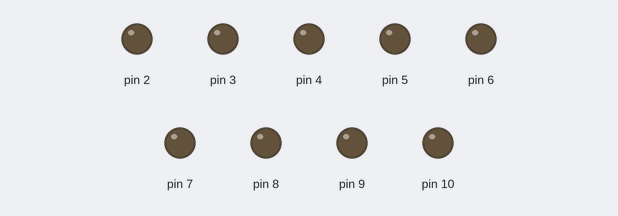
The sketch below on a simulated Arduino Uno, built with avr-gcc and run on an emulated ATmega328P. Shown: output pins drawn as LEDs (lit = HIGH).

Above: at 0.4 s.
At 11.55 s:
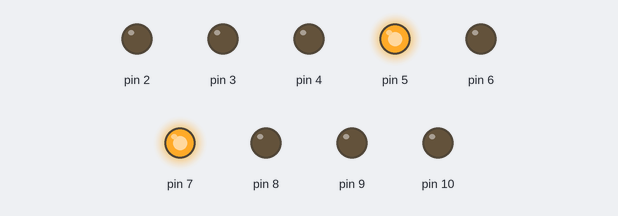
At 13.2 s:
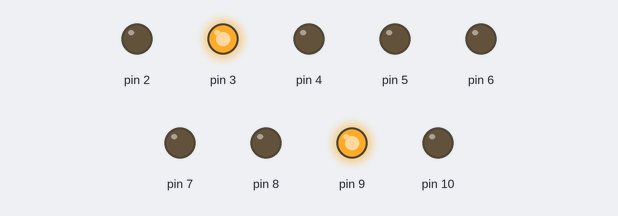
Timing chart, 0 to 17.7 s (numbered marks = the images above):
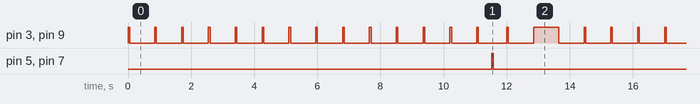

The sketch:

LEDS.ino
```cpp
void setup() {
  pinMode(2, OUTPUT);
  pinMode(3, OUTPUT);
  pinMode(4, OUTPUT);
  pinMode(5, OUTPUT);
  pinMode(6, OUTPUT);
  pinMode(7, OUTPUT);
  pinMode(8, OUTPUT);
  pinMode(9, OUTPUT);
  pinMode(10, OUTPUT);
}
void aaa(){
  digitalWrite(2,1);
  digitalWrite(10,1);
}
void aab(){
  digitalWrite(2,0);
  digitalWrite(10,0);
}
void aba(){
  digitalWrite(3,1);
  digitalWrite(9,1);
}
void abb(){
  digitalWrite(3,0);
  digitalWrite(9,0);
}
void aca(){
  digitalWrite(4,1);
  digitalWrite(8,1);
}
void acb(){
  digitalWrite(4,0);
  digitalWrite(8,0);
}
void ada(){
  digitalWrite(5,1);
  digitalWrite(7,1);
}
void adb(){
  digitalWrite(5,0);
  digitalWrite(7,0);
}
void aea(){
  digitalWrite(6,1);
}
void aeb(){
  digitalWrite(6,0);
}
void late(){
  aaa();
  delay(50);
  aab();
  delay(50);
}
void azul(){
  aba();
  delay(50);
  abb();
  delay(50);
}
void rojo(){
  aca();
  delay(50);
  acb();
  delay(50);
}
void verde(){
  ada();
  delay(50);
  adb();
  delay(50);
}
void cent(){
  aea();
  delay(50);
  aeb();
  delay(50);
}
void loop() {
  azul();
  delay(750);
  azul();
  delay(750);
  azul();
  delay(750);
  azul();
  delay(750);
  azul();
  delay(750);
  azul();
  delay(750);
  azul();
  delay(750);
  azul();
  delay(750);
  azul();
  delay(750);
  azul();
  delay(750);
  azul();
  delay(750);
  azul();
  delay(750);
  azul();
  delay(750);
  azul();
  delay(375);
  verde();
  delay(375);
  azul();
  delay(750);
  aba();
  delay(750);
}
```

Measured:
- by itself, pin 3, pin 9: repeats every 13.5 s: HIGH 0.80 s, 14 × (LOW 0.80 s, HIGH 0.05 s), LOW 0.80 s
- by itself, pin 5, pin 7: alternates HIGH for 0.05 s and LOW for 13.6 s
- by itself, everything shown: repeats every 13.6 s, in 32 steps
